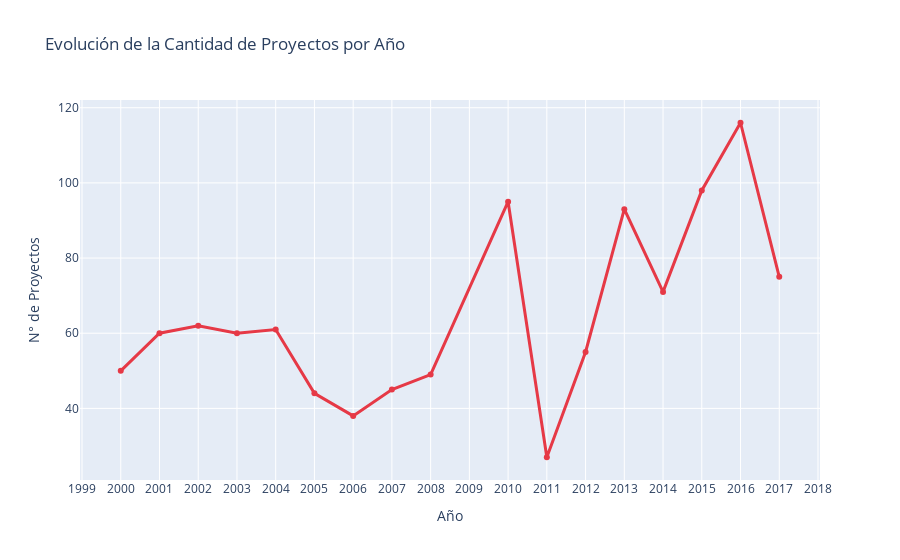

Write notebook code for a chart like this one.
### Markdown cell above
## 2. ¿Cómo ha evolucionado la adjudicación de proyectos?

Un **gráfico de líneas** es el estándar para mostrar tendencias a lo largo del tiempo.

### Code cell
# Conteo por año
projects_per_year = df_all.groupby('year').size().reset_index(name='Cantidad')

fig2 = px.line(projects_per_year, 
               x='year', 
               y='Cantidad', 
               title='Evolución de la Cantidad de Proyectos por Año',
               markers=True,
               labels={'year': 'Año', 'Cantidad': 'N° de Proyectos'})

fig2.update_traces(line_color='#E63946', line_width=3)
fig2.update_layout(xaxis_tickmode='linear')
fig2.show()

### Figure 1 — Plotly figure (JSON) as saved in the notebook; plotly's stock layout.template omitted (floating-point values rounded to 4 significant figures)
{"data": [{"hovertemplate": "Año=%{x}<br>N° de Proyectos=%{y}<extra></extra>", "legendgroup": "", "line": {"color": "#E63946", "dash": "solid", "width": 3}, "marker": {"symbol": "circle"}, "mode": "lines+markers", "name": "", "orientation": "v", "showlegend": false, "type": "scatter", "x": [2000, 2001, 2002, 2003, 2004, 2005, 2006, 2007, 2008, 2010, 2011, 2012, 2013, 2014, 2015, 2016, 2017], "xaxis": "x", "y": [50, 60, 62, 60, 61, 44, 38, 45, 49, 95, 27, 55, 93, 71, 98, 116, 75], "yaxis": "y"}], "layout": {"legend": {"tracegroupgap": 0}, "title": {"text": "Evolución de la Cantidad de Proyectos por Año"}, "xaxis": {"anchor": "y", "domain": [0, 1], "tickmode": "linear", "title": {"text": "Año"}}, "yaxis": {"anchor": "x", "domain": [0, 1], "title": {"text": "N° de Proyectos"}}}}
